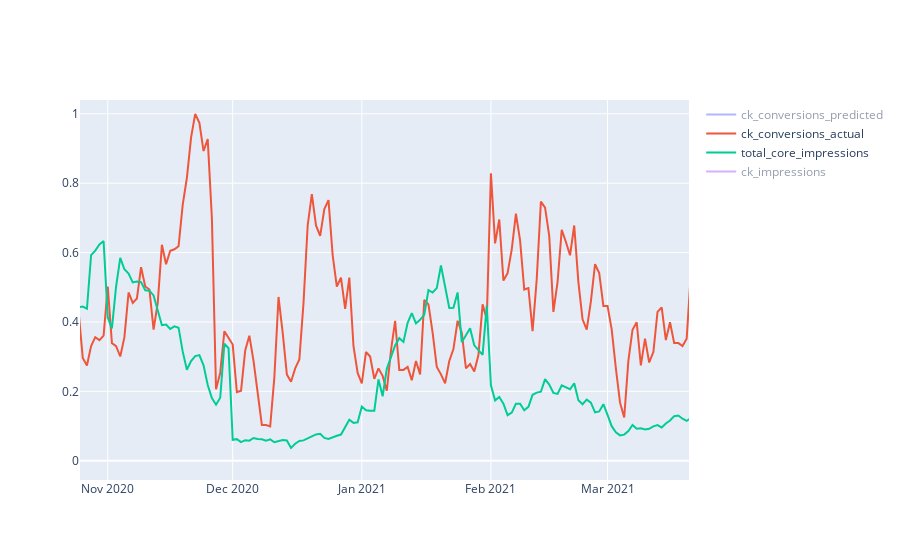

The notebook cell saved with this chart:
### Code cell
plot_scaler = MinMaxScaler()
plot_scaled = plot_scaler.fit_transform(ols_daily)


plot_daily = pd.DataFrame(data=plot_scaled, columns=ols_daily.columns)
plot_daily['date'] = ols_daily.index.values
plot_daily.set_index('date', inplace=True)

fig = go.Figure()
fig.add_trace(go.Scatter(x=plot_daily.index, y=plot_daily['y_pred'],
                    mode='lines',
                    name='ck_conversions_predicted'))
fig.add_trace(go.Scatter(x=plot_daily.index, y=plot_daily['y_actual'],
                    mode='lines',
                    name='ck_conversions_actual'))
fig.add_trace(go.Scatter(x=plot_daily.index, y=plot_daily['impressions'],
                    mode='lines',
                    name='total_core_impressions'))
fig.add_trace(go.Scatter(x=plot_daily.index, y=plot_daily['ck_impressions'],
                    mode='lines',
                    name='ck_impressions'))

fig.show()

### Figure 1 — Plotly figure (JSON) as saved in the notebook; plotly's stock layout.template omitted (floating-point values rounded to 4 significant figures; data arrays with more than 128 entries replaced by an {"elided": "..."} marker saying what was removed)
{"data": [{"mode": "lines", "name": "ck_conversions_predicted", "type": "scatter", "visible": "legendonly", "x": {"elided": "450 str values"}, "y": {"elided": "450 float values"}}, {"mode": "lines", "name": "ck_conversions_actual", "type": "scatter", "visible": true, "x": {"elided": "450 str values"}, "y": {"elided": "450 float values"}}, {"mode": "lines", "name": "total_core_impressions", "type": "scatter", "visible": true, "x": {"elided": "450 str values"}, "y": {"elided": "450 float values"}}, {"mode": "lines", "name": "ck_impressions", "type": "scatter", "visible": "legendonly", "x": {"elided": "450 str values"}, "y": {"elided": "450 float values"}}], "layout": {"autosize": true, "xaxis": {"autorange": false, "range": ["2020-10-25 08:02:12.1875", "2021-03-20 13:23:57.1875"], "type": "date"}, "yaxis": {"autorange": false, "range": [-0.05556, 1.04], "type": "linear"}}}
